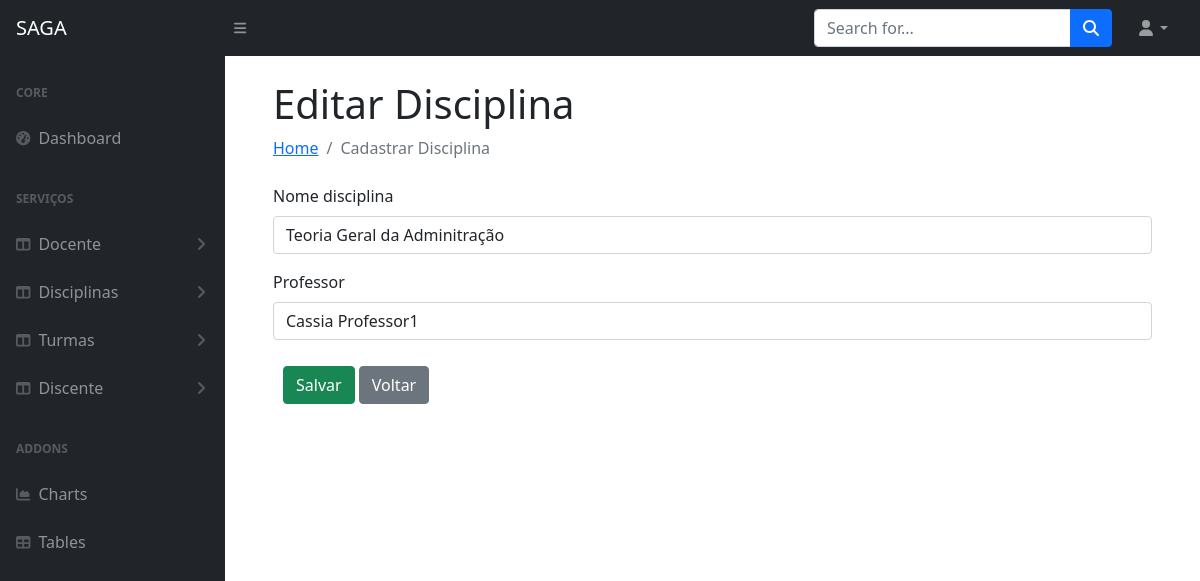
The app's page /editar_disciplina/3 with its own data.
### appacademico/models.py (models this page shows, shortened)
class Disciplina(models.Model):
    disciplina_id = models.AutoField(primary_key=True)
    nome_disciplina = models.CharField(max_length=150, blank=True)
    professor = models.ForeignKey(Professor, on_delete=models.PROTECT)

### appacademico/views.py (the view, shortened to what this page needs)
# urls.py: path('editar_disciplina/<int:disciplina_id>', views.editar_disciplina, name='editar_disciplina'),
@has_role_decorator('professor')
def editar_disciplina(request, disciplina_id):
    disciplinaobject = get_object_or_404(Disciplina, pk=disciplina_id)
    disciplina = DisciplinaModelForm(instance=disciplinaobject)
    return render(request, 'editar_todos.html', {'disciplina': disciplina})

### appacademico/forms.py
class DisciplinaModelForm(forms.ModelForm):
    class Meta:
        model = Disciplina
        fields = ['disciplina_id', 'nome_disciplina', 'professor']

### appacademico/models.py (called while the page is built)
    def __str__(self):
        return self.nome

### appacademico/templates/editar_todos.html (shortened to what this page needs)
{% extends 'index.html'%}
{% load static %}
{% load bootstrap4 %}
{% block h1 %}
{% if docente %}
Editar Docente {{docente.nome}}
{% elif discente %}
Editar discente {{discente.nome}}
{% elif disciplina %}
Editar Disciplina {{disciplina.nome}}
{% elif turmas %}
Editar Turma {{turma.turma_id}}
{% endif %}
{% endblock %}
{% block li %}
{% if docente %}
Cadastrar Docente
{% elif discente %}
Cadastrar Discente
{% elif disciplina %}
Cadastrar Disciplina
{% elif discente %}
Cadastrar Aluno
{% elif turmas %}
Cadastrar Turma
{% endif %}
{% endblock %}
{% block content %}
<form method="POST" class="form" enctype="multipart/form-data" autocomplete="off">
    {% if docente %}
    {% bootstrap_form docente %}
    {% elif discente %}
    {% bootstrap_form discente %}
    {% elif disciplina %}
    {% bootstrap_form disciplina %}
    {% elif turmas %}
    {% bootstrap_form turmas %}
    {% endif %}
    <div style="padding: 10px;">
        <input type="submit" class="btn btn-success" value="Salvar" />
        <input type="button" class="btn btn-secondary" value="Voltar">
    </div>
</form>
</div>
{% endblock %}

### appacademico/templates/static/css/style1.css (style rules this page uses)
body { background-color: #1E0731; text-align: center; }

### records on screen
Disciplina: nome_disciplina "Teoria Geral da Adminitração", professor "Cassia Professor1"
